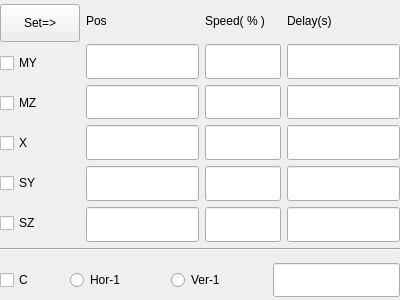
<?xml version="1.0" encoding="UTF-8"?>
<ui version="4.0">
 <class>AxisActPage</class>
 <widget class="QWidget" name="AxisActPage">
  <property name="geometry">
   <rect>
    <x>0</x>
    <y>0</y>
    <width>400</width>
    <height>300</height>
   </rect>
  </property>
  <property name="sizePolicy">
   <sizepolicy hsizetype="Preferred" vsizetype="Expanding">
    <horstretch>0</horstretch>
    <verstretch>0</verstretch>
   </sizepolicy>
  </property>
  <property name="windowTitle">
   <string>Form</string>
  </property>
  <layout class="QVBoxLayout" name="verticalLayout_5" stretch="6,1,1">
   <property name="spacing">
    <number>6</number>
   </property>
   <property name="leftMargin">
    <number>0</number>
   </property>
   <property name="topMargin">
    <number>3</number>
   </property>
   <property name="rightMargin">
    <number>0</number>
   </property>
   <property name="bottomMargin">
    <number>3</number>
   </property>
   <item>
    <layout class="QHBoxLayout" name="horizontalLayout" stretch="2,3,2,3">
     <item>
      <layout class="QVBoxLayout" name="verticalLayout_4" stretch="2,2,2,2,2,2">
       <property name="spacing">
        <number>2</number>
       </property>
       <property name="topMargin">
        <number>1</number>
       </property>
       <item>
        <widget class="QPushButton" name="pushButtonSet">
         <property name="sizePolicy">
          <sizepolicy hsizetype="Expanding" vsizetype="Expanding">
           <horstretch>0</horstretch>
           <verstretch>0</verstretch>
          </sizepolicy>
         </property>
         <property name="maximumSize">
          <size>
           <width>16777215</width>
           <height>16777215</height>
          </size>
         </property>
         <property name="text">
          <string>Set=&gt;</string>
         </property>
        </widget>
       </item>
       <item>
        <widget class="QCheckBox" name="checkBoxMY">
         <property name="sizePolicy">
          <sizepolicy hsizetype="Expanding" vsizetype="Expanding">
           <horstretch>0</horstretch>
           <verstretch>0</verstretch>
          </sizepolicy>
         </property>
         <property name="text">
          <string>MY</string>
         </property>
        </widget>
       </item>
       <item>
        <widget class="QCheckBox" name="checkBoxMZ">
         <property name="sizePolicy">
          <sizepolicy hsizetype="Expanding" vsizetype="Expanding">
           <horstretch>0</horstretch>
           <verstretch>0</verstretch>
          </sizepolicy>
         </property>
         <property name="text">
          <string>MZ</string>
         </property>
        </widget>
       </item>
       <item>
        <widget class="QCheckBox" name="checkBoxX">
         <property name="sizePolicy">
          <sizepolicy hsizetype="Expanding" vsizetype="Expanding">
           <horstretch>0</horstretch>
           <verstretch>0</verstretch>
          </sizepolicy>
         </property>
         <property name="text">
          <string>X</string>
         </property>
        </widget>
       </item>
       <item>
        <widget class="QCheckBox" name="checkBoxSY">
         <property name="sizePolicy">
          <sizepolicy hsizetype="Expanding" vsizetype="Expanding">
           <horstretch>0</horstretch>
           <verstretch>0</verstretch>
          </sizepolicy>
         </property>
         <property name="text">
          <string>SY</string>
         </property>
        </widget>
       </item>
       <item>
        <widget class="QCheckBox" name="checkBoxSZ">
         <property name="sizePolicy">
          <sizepolicy hsizetype="Expanding" vsizetype="Expanding">
           <horstretch>0</horstretch>
           <verstretch>0</verstretch>
          </sizepolicy>
         </property>
         <property name="text">
          <string>SZ</string>
         </property>
        </widget>
       </item>
      </layout>
     </item>
     <item>
      <layout class="QVBoxLayout" name="verticalLayout">
       <item>
        <widget class="QLabel" name="label">
         <property name="sizePolicy">
          <sizepolicy hsizetype="Expanding" vsizetype="Expanding">
           <horstretch>0</horstretch>
           <verstretch>0</verstretch>
          </sizepolicy>
         </property>
         <property name="text">
          <string>Pos</string>
         </property>
        </widget>
       </item>
       <item>
        <widget class="KJLEditBox" name="lineEditPosMY">
         <property name="sizePolicy">
          <sizepolicy hsizetype="Expanding" vsizetype="Expanding">
           <horstretch>0</horstretch>
           <verstretch>0</verstretch>
          </sizepolicy>
         </property>
        </widget>
       </item>
       <item>
        <widget class="KJLEditBox" name="lineEditPosMZ">
         <property name="sizePolicy">
          <sizepolicy hsizetype="Expanding" vsizetype="Expanding">
           <horstretch>0</horstretch>
           <verstretch>0</verstretch>
          </sizepolicy>
         </property>
        </widget>
       </item>
       <item>
        <widget class="KJLEditBox" name="lineEditPosX">
         <property name="sizePolicy">
          <sizepolicy hsizetype="Expanding" vsizetype="Expanding">
           <horstretch>0</horstretch>
           <verstretch>0</verstretch>
          </sizepolicy>
         </property>
        </widget>
       </item>
       <item>
        <widget class="KJLEditBox" name="lineEditPosSY">
         <property name="sizePolicy">
          <sizepolicy hsizetype="Expanding" vsizetype="Expanding">
           <horstretch>0</horstretch>
           <verstretch>0</verstretch>
          </sizepolicy>
         </property>
        </widget>
       </item>
       <item>
        <widget class="KJLEditBox" name="lineEditPosSZ">
         <property name="sizePolicy">
          <sizepolicy hsizetype="Expanding" vsizetype="Expanding">
           <horstretch>0</horstretch>
           <verstretch>0</verstretch>
          </sizepolicy>
         </property>
        </widget>
       </item>
      </layout>
     </item>
     <item>
      <layout class="QVBoxLayout" name="verticalLayout_2">
       <item>
        <widget class="QLabel" name="label_2">
         <property name="sizePolicy">
          <sizepolicy hsizetype="Expanding" vsizetype="Expanding">
           <horstretch>0</horstretch>
           <verstretch>0</verstretch>
          </sizepolicy>
         </property>
         <property name="text">
          <string>Speed( % )</string>
         </property>
        </widget>
       </item>
       <item>
        <widget class="KJLEditBox" name="lineEditSpeedMY">
         <property name="sizePolicy">
          <sizepolicy hsizetype="Expanding" vsizetype="Expanding">
           <horstretch>0</horstretch>
           <verstretch>0</verstretch>
          </sizepolicy>
         </property>
        </widget>
       </item>
       <item>
        <widget class="KJLEditBox" name="lineEditSpeedMZ">
         <property name="sizePolicy">
          <sizepolicy hsizetype="Expanding" vsizetype="Expanding">
           <horstretch>0</horstretch>
           <verstretch>0</verstretch>
          </sizepolicy>
         </property>
        </widget>
       </item>
       <item>
        <widget class="KJLEditBox" name="lineEditSpeedX">
         <property name="sizePolicy">
          <sizepolicy hsizetype="Expanding" vsizetype="Expanding">
           <horstretch>0</horstretch>
           <verstretch>0</verstretch>
          </sizepolicy>
         </property>
        </widget>
       </item>
       <item>
        <widget class="KJLEditBox" name="lineEditSpeedSY">
         <property name="sizePolicy">
          <sizepolicy hsizetype="Expanding" vsizetype="Expanding">
           <horstretch>0</horstretch>
           <verstretch>0</verstretch>
          </sizepolicy>
         </property>
        </widget>
       </item>
       <item>
        <widget class="KJLEditBox" name="lineEditSpeedSZ">
         <property name="sizePolicy">
          <sizepolicy hsizetype="Expanding" vsizetype="Expanding">
           <horstretch>0</horstretch>
           <verstretch>0</verstretch>
          </sizepolicy>
         </property>
        </widget>
       </item>
      </layout>
     </item>
     <item>
      <layout class="QVBoxLayout" name="verticalLayout_3">
       <item>
        <widget class="QLabel" name="label_3">
         <property name="sizePolicy">
          <sizepolicy hsizetype="Expanding" vsizetype="Expanding">
           <horstretch>0</horstretch>
           <verstretch>0</verstretch>
          </sizepolicy>
         </property>
         <property name="text">
          <string>Delay(s)</string>
         </property>
        </widget>
       </item>
       <item>
        <widget class="KJLEditBox" name="lineEditDelayMY">
         <property name="sizePolicy">
          <sizepolicy hsizetype="Expanding" vsizetype="Expanding">
           <horstretch>0</horstretch>
           <verstretch>0</verstretch>
          </sizepolicy>
         </property>
        </widget>
       </item>
       <item>
        <widget class="KJLEditBox" name="lineEditDelayMZ">
         <property name="sizePolicy">
          <sizepolicy hsizetype="Expanding" vsizetype="Expanding">
           <horstretch>0</horstretch>
           <verstretch>0</verstretch>
          </sizepolicy>
         </property>
        </widget>
       </item>
       <item>
        <widget class="KJLEditBox" name="lineEditDelayX">
         <property name="sizePolicy">
          <sizepolicy hsizetype="Expanding" vsizetype="Expanding">
           <horstretch>0</horstretch>
           <verstretch>0</verstretch>
          </sizepolicy>
         </property>
        </widget>
       </item>
       <item>
        <widget class="KJLEditBox" name="lineEditDelaySY">
         <property name="sizePolicy">
          <sizepolicy hsizetype="Expanding" vsizetype="Expanding">
           <horstretch>0</horstretch>
           <verstretch>0</verstretch>
          </sizepolicy>
         </property>
        </widget>
       </item>
       <item>
        <widget class="KJLEditBox" name="lineEditDelaySZ">
         <property name="sizePolicy">
          <sizepolicy hsizetype="Expanding" vsizetype="Expanding">
           <horstretch>0</horstretch>
           <verstretch>0</verstretch>
          </sizepolicy>
         </property>
        </widget>
       </item>
      </layout>
     </item>
    </layout>
   </item>
   <item>
    <widget class="Line" name="line">
     <property name="sizePolicy">
      <sizepolicy hsizetype="Minimum" vsizetype="Fixed">
       <horstretch>0</horstretch>
       <verstretch>0</verstretch>
      </sizepolicy>
     </property>
     <property name="orientation">
      <enum>Qt::Horizontal</enum>
     </property>
    </widget>
   </item>
   <item>
    <layout class="QHBoxLayout" name="horizontalLayout_7" stretch="2,3,3,4">
     <property name="leftMargin">
      <number>0</number>
     </property>
     <property name="topMargin">
      <number>6</number>
     </property>
     <property name="rightMargin">
      <number>0</number>
     </property>
     <property name="bottomMargin">
      <number>0</number>
     </property>
     <item>
      <widget class="QCheckBox" name="checkBoxC">
       <property name="sizePolicy">
        <sizepolicy hsizetype="Expanding" vsizetype="Expanding">
         <horstretch>0</horstretch>
         <verstretch>0</verstretch>
        </sizepolicy>
       </property>
       <property name="text">
        <string>C</string>
       </property>
      </widget>
     </item>
     <item>
      <widget class="QRadioButton" name="radioButtonH">
       <property name="sizePolicy">
        <sizepolicy hsizetype="Expanding" vsizetype="Expanding">
         <horstretch>0</horstretch>
         <verstretch>0</verstretch>
        </sizepolicy>
       </property>
       <property name="text">
        <string>Hor-1</string>
       </property>
      </widget>
     </item>
     <item>
      <widget class="QRadioButton" name="radioButtonV">
       <property name="sizePolicy">
        <sizepolicy hsizetype="Expanding" vsizetype="Expanding">
         <horstretch>0</horstretch>
         <verstretch>0</verstretch>
        </sizepolicy>
       </property>
       <property name="text">
        <string>Ver-1</string>
       </property>
      </widget>
     </item>
     <item>
      <widget class="KJLEditBox" name="lineEditDelayC">
       <property name="sizePolicy">
        <sizepolicy hsizetype="Expanding" vsizetype="Expanding">
         <horstretch>0</horstretch>
         <verstretch>0</verstretch>
        </sizepolicy>
       </property>
      </widget>
     </item>
    </layout>
   </item>
  </layout>
 </widget>
 <customwidgets>
  <customwidget>
   <class>KJLEditBox</class>
   <extends>QLineEdit</extends>
   <header>kjleditbox.h</header>
  </customwidget>
 </customwidgets>
 <resources/>
 <connections/>
</ui>
